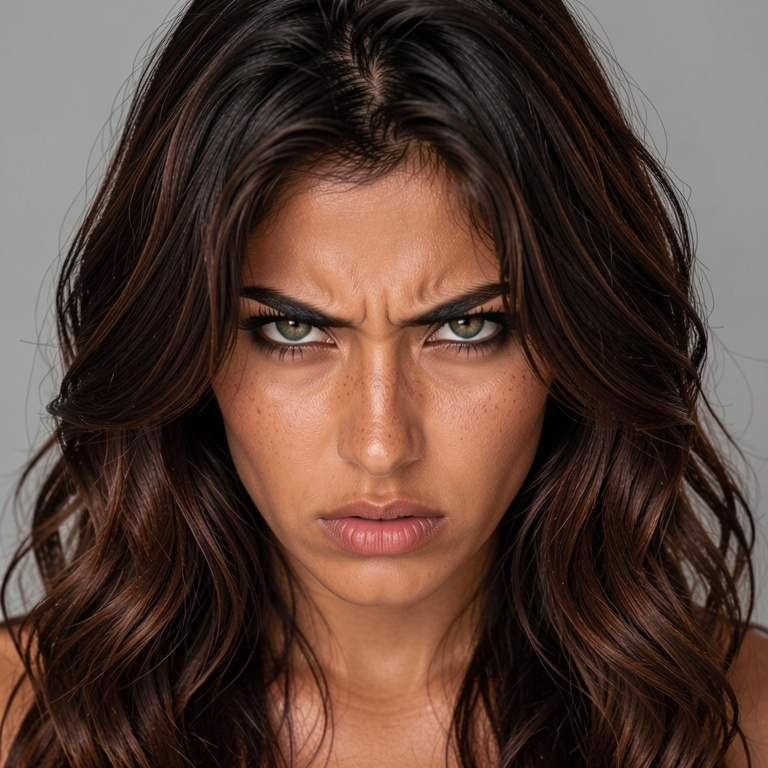
#> input picture holly-face-v3-dataset/images/angry.jpg, 768 x 768 px, given as the content of the folder public/avatars/poses, which was not available
$ python crop-face-v3-dataset.py
#> lines starting #> are read from the running program, lines starting #| are printed output that depends on the picture; pictures that were not available may be replaced by others from this repository, and a replacement may not be noted
#!/usr/bin/env python3
"""
Crop face regions from the 8 pose avatars (public/avatars/poses/*.jpg)
to add full-body-angle samples to the Holly Face v3 training dataset.

The 20 emotion avatars are already close-up headshots — perfect training
data as-is. The 8 pose avatars are full-body shots (face is ~10% of frame).
For face LoRA training, we want face-dominant crops, so we crop with
padding to ~768x768 square.

Uses OpenCV Haar cascade (frontal + profile) — same detection logic
as the A100 endpoint _enhance_face uses at runtime.

Output: holly-face-v3-dataset/images/pose_<name>.jpg
"""

import os
import sys
import cv2
import numpy as np
from PIL import Image

POSES_DIR = "public/avatars/poses"
OUT_DIR = "holly-face-v3-dataset/images"
TARGET_SIZE = 768  # match avatar resolution


def detect_face(gray):
    """Return (x, y, w, h) of largest face, or None."""
    frontal = cv2.CascadeClassifier(
        cv2.data.haarcascades + "haarcascade_frontalface_default.xml"
    )
    profile = cv2.CascadeClassifier(
        cv2.data.haarcascades + "haarcascade_profileface.xml"
    )

    faces = []
    for sf in (1.05, 1.1, 1.2):
        found = frontal.detectMultiScale(gray, scaleFactor=sf, minNeighbors=5, minSize=(80, 80))
        if len(found):
            faces.extend(found)

    if not faces:
        for sf in (1.05, 1.1):
            found = profile.detectMultiScale(gray, scaleFactor=sf, minNeighbors=5, minSize=(80, 80))
            if len(found):
                faces.extend(found)
            flipped = cv2.flip(gray, 1)
            found_r = profile.detectMultiScale(flipped, scaleFactor=sf, minNeighbors=5, minSize=(80, 80))
            if len(found_r):
                h_img = gray.shape[1]
                for (x, y, w, h) in found_r:
                    faces.append((h_img - x - w, y, w, h))

    if not faces:
        return None
    return tuple(int(v) for v in max(faces, key=lambda f: f[2] * f[3]))


def crop_face_square(img_pil, bbox, crop_factor=3.0):
    """Crop a square region centered on the face, crop_factor x face width."""
    w_img, h_img = img_pil.size
    x, y, fw, fh = bbox
    cx = x + fw // 2
    cy = y + fh // 2
    side = int(fw * crop_factor)
    half = side // 2

    x0 = max(0, cx - half)
    y0 = max(0, cy - half)
    x1 = min(w_img, cx + half)
    y1 = min(h_img, cy + half)

    actual_side = min(x1 - x0, y1 - y0)
    x1 = x0 + actual_side
    y1 = y0 + actual_side

    return img_pil.crop((x0, y0, x1, y1)), actual_side


def main():
    os.makedirs(OUT_DIR, exist_ok=True)
    poses = sorted(f for f in os.listdir(POSES_DIR) if f.endswith('.jpg'))
    print(f"Found {len(poses)} pose avatars")

    success = 0
    failed = 0
    for fname in poses:
        path = os.path.join(POSES_DIR, fname)
        img = Image.open(path).convert("RGB")
#> img is the input picture: PIL image 768x768 RGB; mean R, G, B 88.6, 65.8, 55.8
        arr = np.array(img)
        gray = cv2.cvtColor(arr, cv2.COLOR_RGB2GRAY)
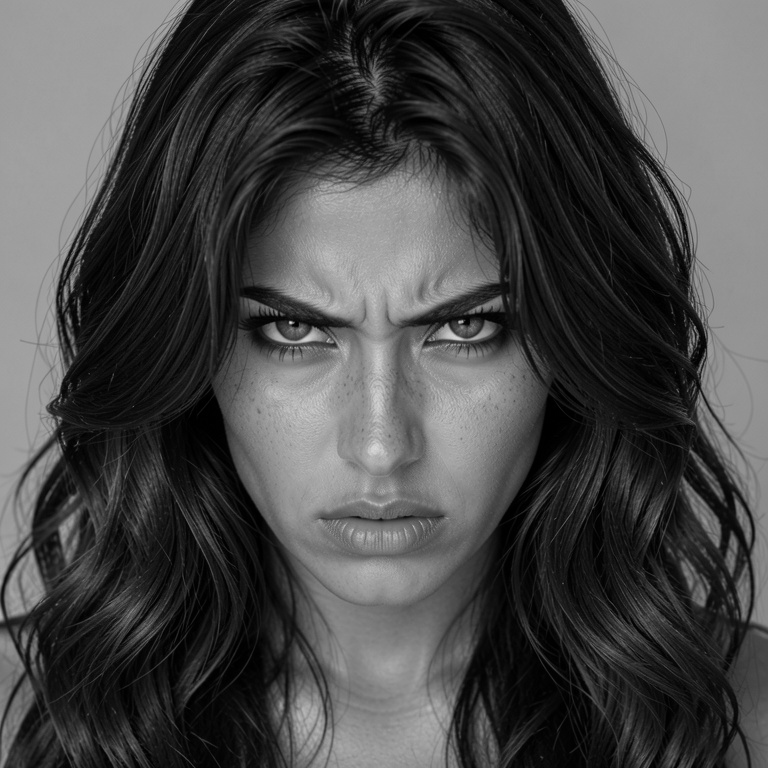
#> gray: shape (768, 768); min 0, max 222, mean 71.5
        gray = cv2.equalizeHist(gray)
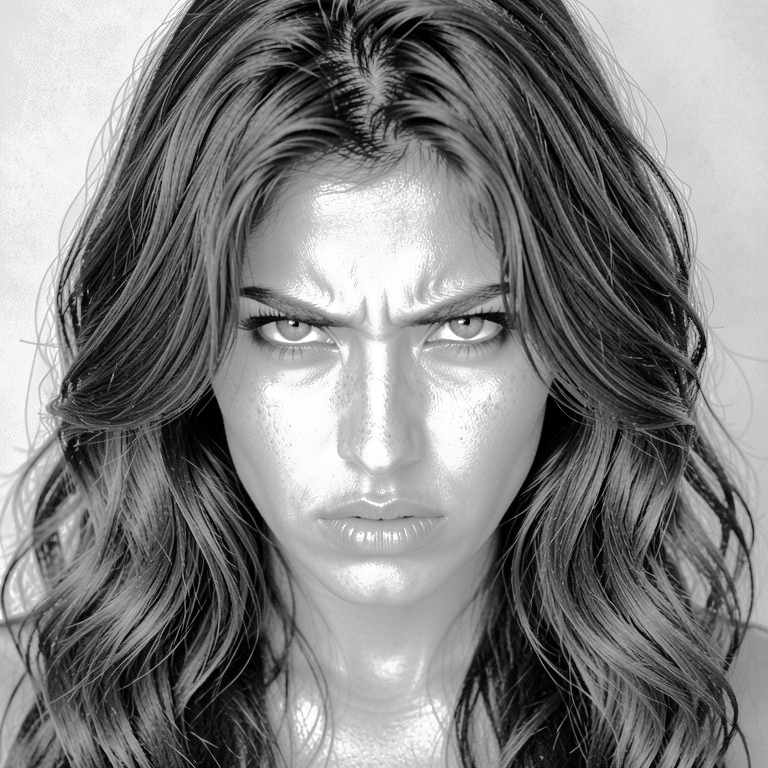
#> gray: shape (768, 768); min 0, max 255, mean 128.2

        bbox = detect_face(gray)
#> the loop in detect_face, `for sf in (1.05, 1.1, 1.2):` made 3 passes
#> found on passes 1 to 3: [[190, 198, 382, 382]], [[190, 199, 380, 380]], [[194, 201, 377, 377]]
#> after the loop in detect_face, `for sf in (1.05, 1.1, 1.2):`: faces = [[190, 198, 382, 382], [190, 199, 380, 380], [194, 201, 377, 377]]
#> bbox = (190, 198, 382, 382)
        if bbox is None:
            print(f"  ❌ {fname}: no face detected")
            failed += 1
            continue

        crop, side = crop_face_square(img, bbox, crop_factor=3.0)
#> in crop_face_square, `x, y, fw, fh = bbox`: x = 190; y = 198; fw = 382
#> in crop_face_square, `cx = x + fw // 2`: cx = 381
#> in crop_face_square, `cy = y + fh // 2`: cy = 389
#> in crop_face_square, `side = int(fw * crop_factor)`: side = 1146
#> in crop_face_square, `half = side // 2`: half = 573
#> in crop_face_square, `x0 = max(0, cx - half)`: x0 = 0
#> in crop_face_square, `x1 = min(w_img, cx + half)`: x1 = 768
#> side = 768
        crop_resized = crop.resize((TARGET_SIZE, TARGET_SIZE), Image.LANCZOS)

        name = fname.replace('.jpg', '')
        out_path = os.path.join(OUT_DIR, f"pose_{name}.jpg")
        crop_resized.save(out_path, quality=95)
        print(f"  ✅ {fname}: face {bbox[2]}x{bbox[3]} → crop {side} → {out_path}")
#|   ✅ angry.jpg: face 382x382 → crop 768 → holly-face-v3-dataset/images/pose_angry.jpg
        success += 1

    print(f"\n{success}/{len(poses)} pose avatars cropped successfully")
    print(f"Failed: {failed}")


if __name__ == "__main__":
    main()

$ run again, on holly-face-v3-dataset/images/happy.jpg
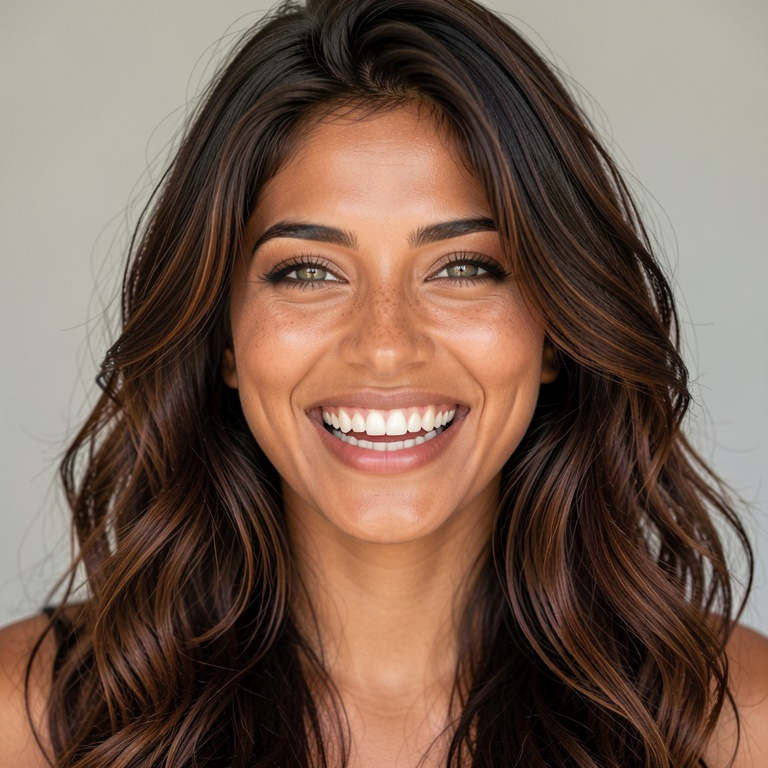
#> input picture holly-face-v3-dataset/images/happy.jpg, 768 x 768 px, given as the content of the folder public/avatars/poses, which was not available
#> in main, img is the input picture: PIL image 768x768 RGB; mean R, G, B 119.3, 95.7, 81.7
#> in main, `gray = cv2.cvtColor(arr, cv2.COLOR_RGB2GRAY)`:
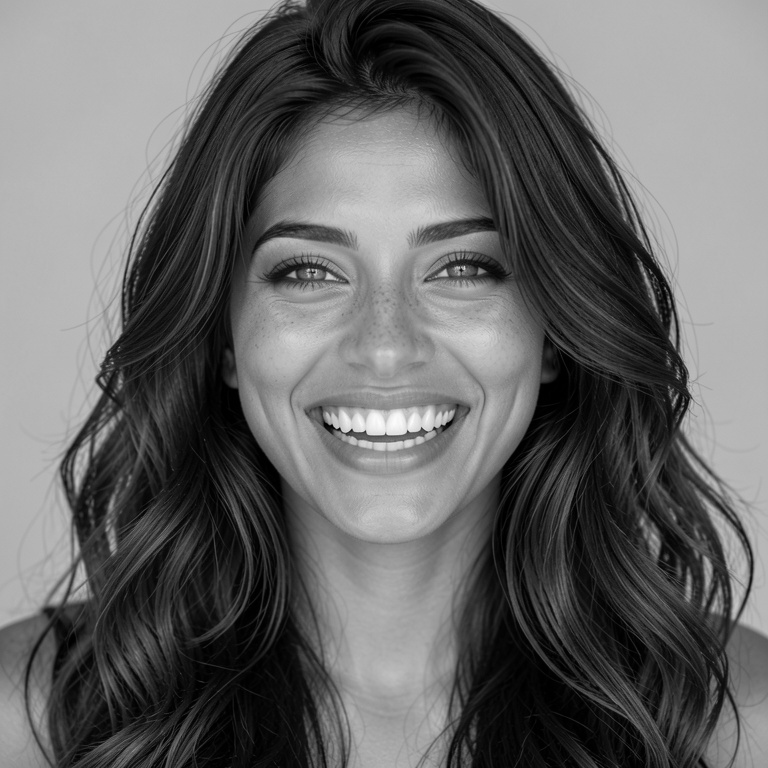
#> gray: shape (768, 768); min 0, max 251, mean 101.2
#> in main, `gray = cv2.equalizeHist(gray)`:
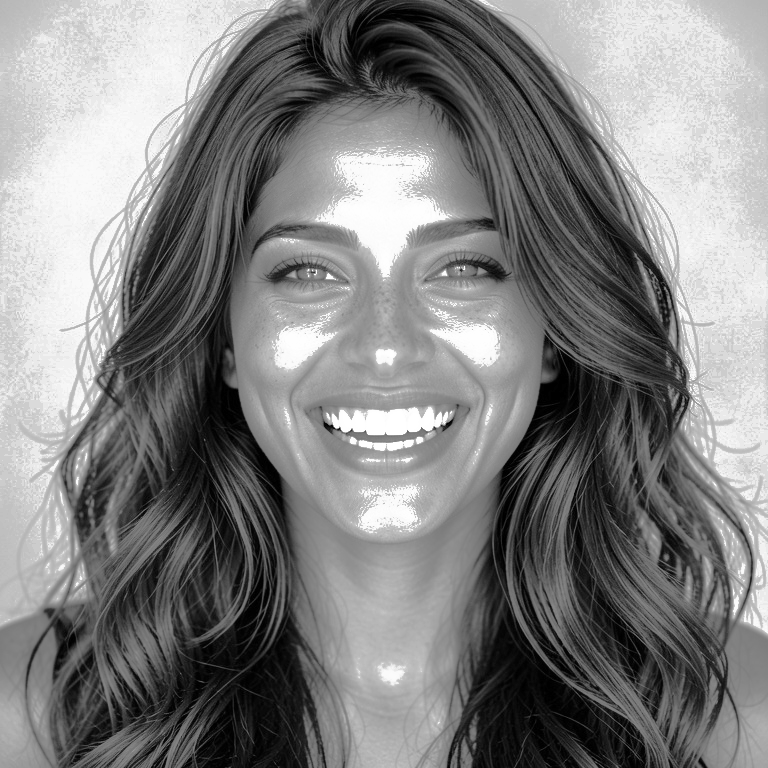
#> gray: shape (768, 768); min 0, max 255, mean 128.7
#> the loop in detect_face, `for sf in (1.05, 1.1, 1.2):` made 3 passes
#> found on passes 1 to 3: [[284, 465, 233, 233], [183, 121, 402, 402]], [[283, 465, 234, 234], [181, 118, 405, 405]], [[285, 464, 228, 228], [190, 121, 403, 403]]
#> after the loop in detect_face, `for sf in (1.05, 1.1, 1.2):`: faces = [[284, 465, 233, 233], [183, 121, 402, 402], [283, 465, 234, 234], [181, 118, 405, 405], [285, 464, 228, 228], [190, 121, 403, 403]]
#> bbox = (181, 118, 405, 405)
#> x = 181; y = 118; fw = 405
#> cx = 383
#> cy = 320
#> in crop_face_square, `side = int(fw * crop_factor)`: side = 1215
#> half = 607
#> x0 = 0
#> x1 = 768
#|   ✅ happy.jpg: face 405x405 → crop 768 → holly-face-v3-dataset/images/pose_happy.jpg
